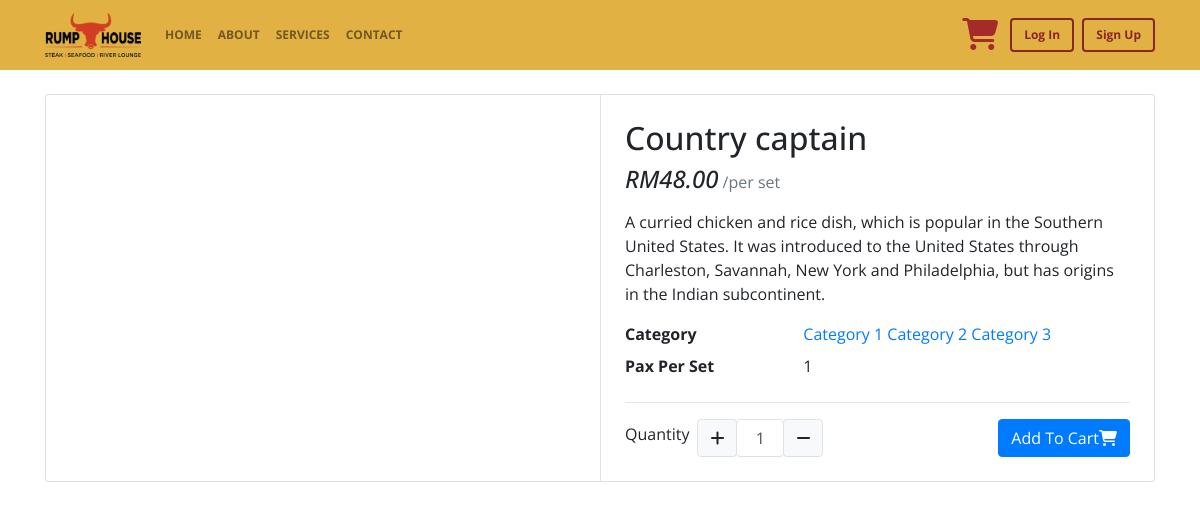
/product/1/, run on the app's committed database.
### foodstore/models.py (models this page shows, shortened)
class Product(models.Model):
    name = models.CharField(max_length=200)
    price = models.DecimalField(max_digits=100, decimal_places=2)
    pax = models.IntegerField()
    description = models.TextField(max_length=500)
    category = models.ManyToManyField(Category, blank=True)
    image = models.ImageField(default='product_placeholder.png', null=True, blank=True, upload_to='product_images')
    objects = ProductManager()
    @property
    def imageURL(self):
        from django.conf import settings
        from .utils import create_presigned_url
        try:
            url = self.image.url
            tmpkey = url.split('/')[3:]
            tmpkey[-1] = tmpkey[-1].split('?')[0]
            tmpkey = '/'.join(tmpkey)
            url = create_presigned_url(settings.AWS_STORAGE_BUCKET_NAME + '-resized', tmpkey, )
        except:
            url = ''
        return url

class Category(models.Model):
    group = models.CharField(max_length=100, null=True)
    class Meta:
        ordering = ['group']
        verbose_name = 'Category'
        verbose_name_plural = 'Categories'
    def __str__(self):
        return self.group

### foodstore/views.py (the view)
# urls.py: path('product/<int:pk>/', views.ProductDetail.as_view(), name='store-product-detail'),
class ProductDetail(DetailView):
    model = Product
    def get_context_data(self, **kwargs):
        context = super().get_context_data(**kwargs)
        context['title'] = self.object.name
        return context

### foodstore/templates/foodstore/product_detail.html (shortened to what this page needs)
{% extends 'foodstore/base.html' %}
{% load static %}
{% block content %}
<div class="container mt-4 mb-4">
    <div class="card my-auto">
        <div class="row no-gutters">
            <aside class="col-md-6">
                <div class="gallery-wrap h-100 p-4">
                </div>
            </aside>
            <main class="col-md-6 border-left">
                <article class="product-details my-auto h-100">
                    <h2>{{ object.name }}</h2>
                    <div class="mb-3">
                        <var class="price h4">RM{{ object.price }}</var>
                        <span class="text-muted">/per set</span>
                    </div>
                    <p> {{ object.description }}</p>
                    <dl class="row">
                        <dt class="col-sm-4">Category</dt>
                        <dd class="col-sm-8">
                            {% for group in object.category.all %}
                                <a href="{% url 'store-category' group %}">{{ group }}</a>
                            {% endfor %}
                        </dd>
                        <dt class="col-sm-4">Pax Per Set</dt>
                        <dd class="col-sm-8">{{ object.pax }}</dd>
                    </dl>
                    <hr>
                    <div class="d-flex justify-content-between">
                        <div class="d-flex align-items-center">
                            <label class="mr-2" for="">Quantity</label>
                            <div class="input-group-prepend">
                                <button class="btn btn-light border border-3 productPageQuantityBtn" data-action="increment" type="button"><i class="fa fa-plus"></i></button>
                            </div>
                            <input id="inputQuantity" type="number" class="form-control border border-3 text-center" value="1" min="1" style="width:3rem;">
                            <div class="input-group-append">
                                <button class="btn btn-light border border-3 productPageQuantityBtn" data-action="reduce" type="button"> <i class="fa fa-minus"></i> </button>
                            </div>
                        </div>
                        <button class="btn btn-primary updateCart cartModalButton" data-action="addQuantity" data-product="{{ object.id }}" data-toggle="modal" data-target="#addCartModal">Add To Cart<i class="fas fa-shopping-cart"></i></button>
                    </div>
                </article>
            </main>
        </div>
    </div>
</div>
{% endblock %}

### foodstore/static/foodstore/main.css (style rules this page uses)
body { font-family: 'Open Sans', sans-serif; }
.gallery-wrap { height: 100%!important; }
.product-details { padding: 1.5rem; }
input[type="number"] { -moz-appearance: textfield; }

### data on the page
Product: name "Country captain", price "48.00", description "A curried chicken and rice dish, which is popular in the Southern United States. It was introduced to the United States through Charleston, Savannah, New York and Philadelphia, but has origins in the Indian subcontinent.", pax "1"
Category: group "Category 1"
Category: group "Category 2"
Category: group "Category 3"
